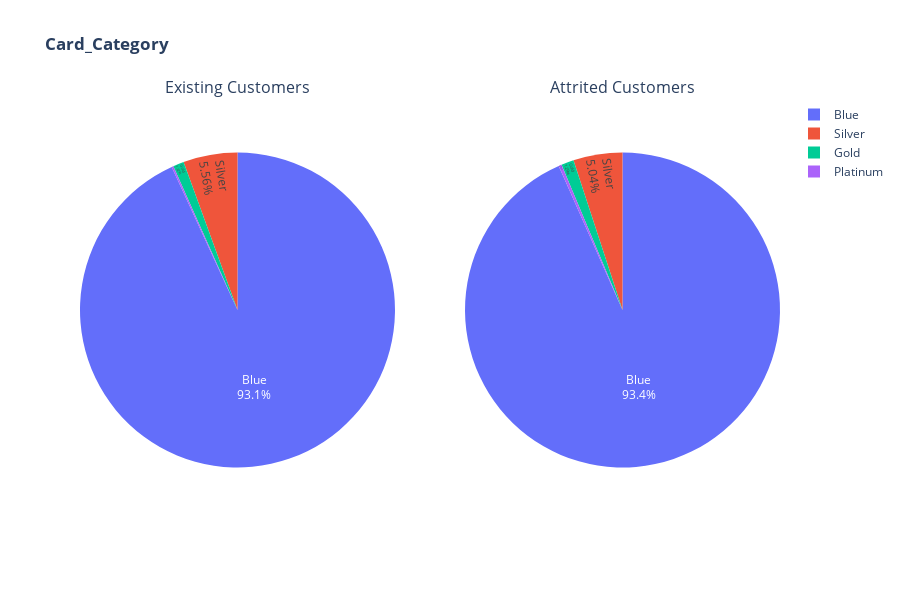

Source (notebook cell):
### Code cell
card_a = df1.loc[df1['Attrition_Flag']=='Attrited Customer','Card_Category']
card_e = df1.loc[df1['Attrition_Flag']=='Existing Customer','Card_Category']

fig = make_subplots(
    rows=1, cols=2,subplot_titles=('Existing Customers','Attrited Customers','Residuals'),
    vertical_spacing=0.09,
    specs=[[{"type": "pie","rowspan": 1},{"type": "pie"}]]
)


fig.add_trace(
    go.Pie(values=card_e.value_counts().values,
        labels=['Blue','Silver','Gold','Platinum']
        ),
    row=1, col=1
)

fig.add_trace(
    go.Pie(values=card_a.value_counts().values,
        labels=['Blue','Silver','Gold','Platinum']),
    row=1, col=2
)

fig.update_layout(
    height=600,
    showlegend=True,
    title_text="<b>Card_Category<b>",
)
fig.update_traces(textposition='inside', textinfo='percent+label')
fig.show()

### Figure 1 — Plotly figure (JSON) as saved in the notebook; plotly's stock layout.template omitted (floating-point values rounded to 4 significant figures)
{"data": [{"domain": {"x": [0, 0.45], "y": [0, 1]}, "labels": ["Blue", "Silver", "Gold", "Platinum"], "textinfo": "percent+label", "textposition": "inside", "type": "pie", "values": [7917, 473, 95, 15]}, {"domain": {"x": [0.55, 1], "y": [0, 1]}, "labels": ["Blue", "Silver", "Gold", "Platinum"], "textinfo": "percent+label", "textposition": "inside", "type": "pie", "values": [1519, 82, 21, 5]}], "layout": {"annotations": [{"font": {"size": 16}, "showarrow": false, "text": "Existing Customers", "x": 0.225, "xanchor": "center", "xref": "paper", "y": 1, "yanchor": "bottom", "yref": "paper"}, {"font": {"size": 16}, "showarrow": false, "text": "Attrited Customers", "x": 0.775, "xanchor": "center", "xref": "paper", "y": 1, "yanchor": "bottom", "yref": "paper"}], "height": 600, "showlegend": true, "title": {"text": "<b>Card_Category<b>"}}}
